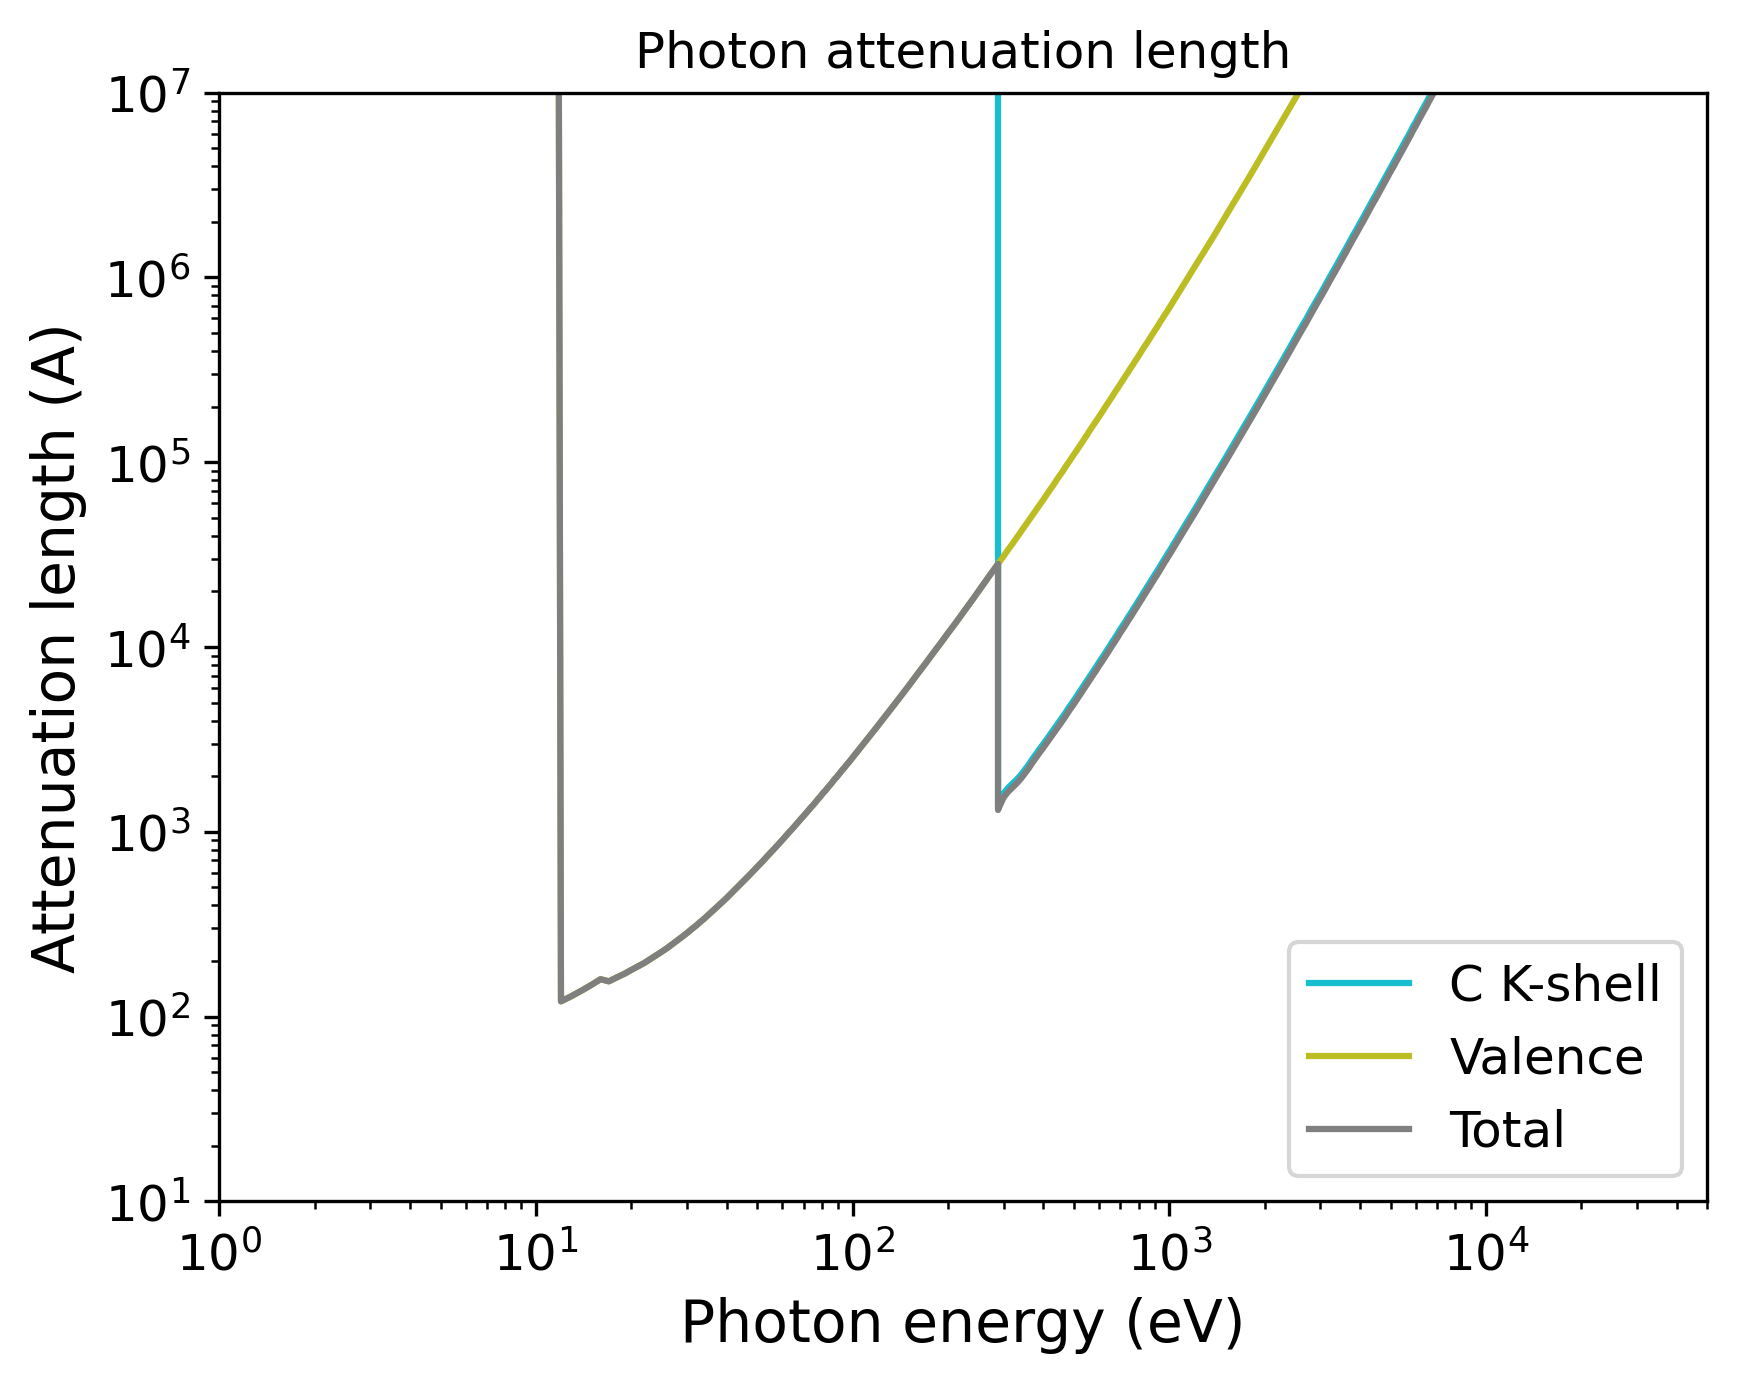

This chart was generated by the following Python code:
import pandas as pd
import numpy as np
import matplotlib.pyplot as plt
import matplotlib.cm as cm
# Set the format:
plt.xlabel("Photon energy (eV)", fontsize=14)
plt.ylabel("Attenuation length (A)", fontsize=14)
plt.xticks(fontsize=12)
plt.yticks(fontsize=12)
plt.grid(False)
# Set the axes:
# Read the output file:
df = pd.read_csv(r"OUTPUT_CNT_Photon_IMFP.dat", sep=r'\s+', header=None, comment="#", skipinitialspace=True)
plt.xscale("log")
plt.yscale("log")
# Prepare the plot:
columns_to_plot = [ 1, 2, 3]
labels = [ "C K-shell", "Valence", "Total"]
# Create N distinct colors from a colormap
N = len(columns_to_plot)
colors = plt.cm.tab10(np.linspace(1, 0, 10))
# Set line styles:
linestyles = [ "-", "-", "-"]
for i, col in enumerate(columns_to_plot):
    color = colors[i % len(colors)]
    ls    = linestyles[i % len(linestyles)]
    label = labels[i % len(labels)]
    plt.plot(df.iloc[:, 0], df.iloc[:, col],
    color=color,
    label=label,
    linestyle=ls)
plt.xlim(1.00000000,50000.00000000)
plt.ylim(10.00000000,10000000.00000000)
plt.title("Photon attenuation length")
plt.legend(loc="best", fontsize=12)
# Save the plot in this format:
plt.savefig("OUTPUT_MFP_photon.png", dpi=300, bbox_inches="tight")
